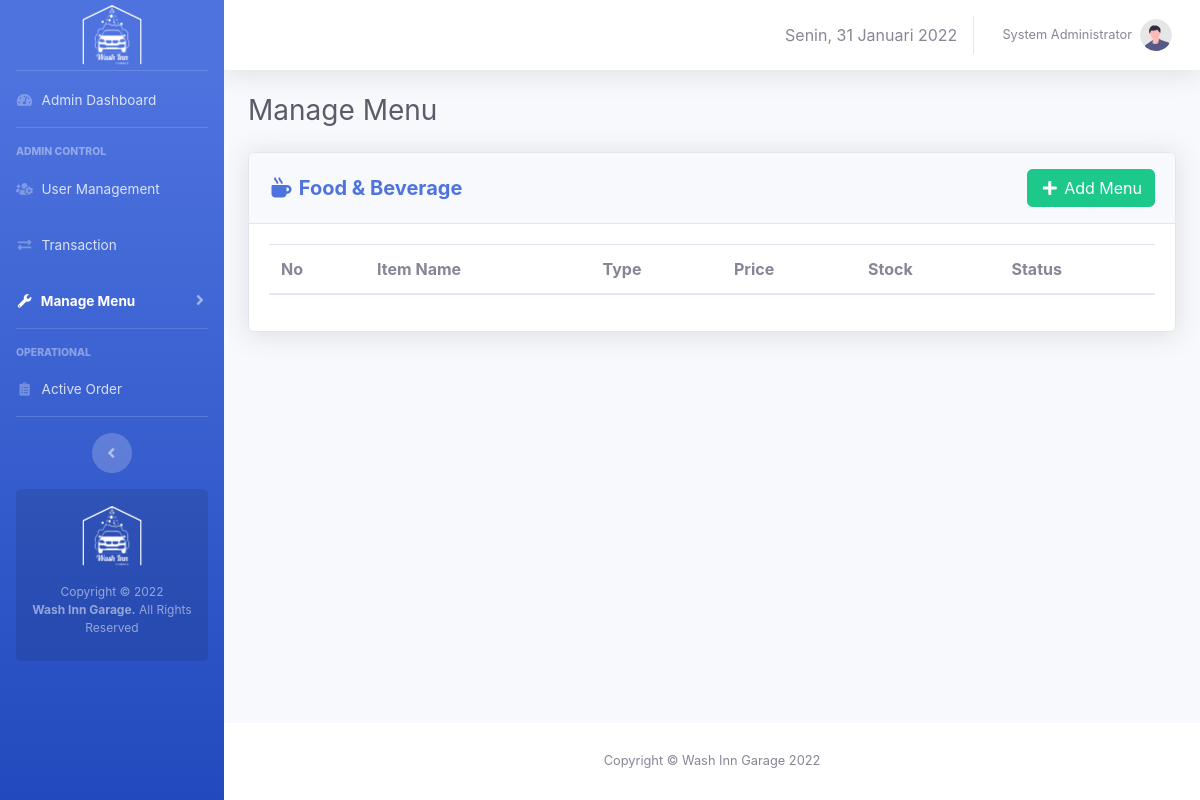
The app's page /admin/fnb-menu.php (signed in), older data.
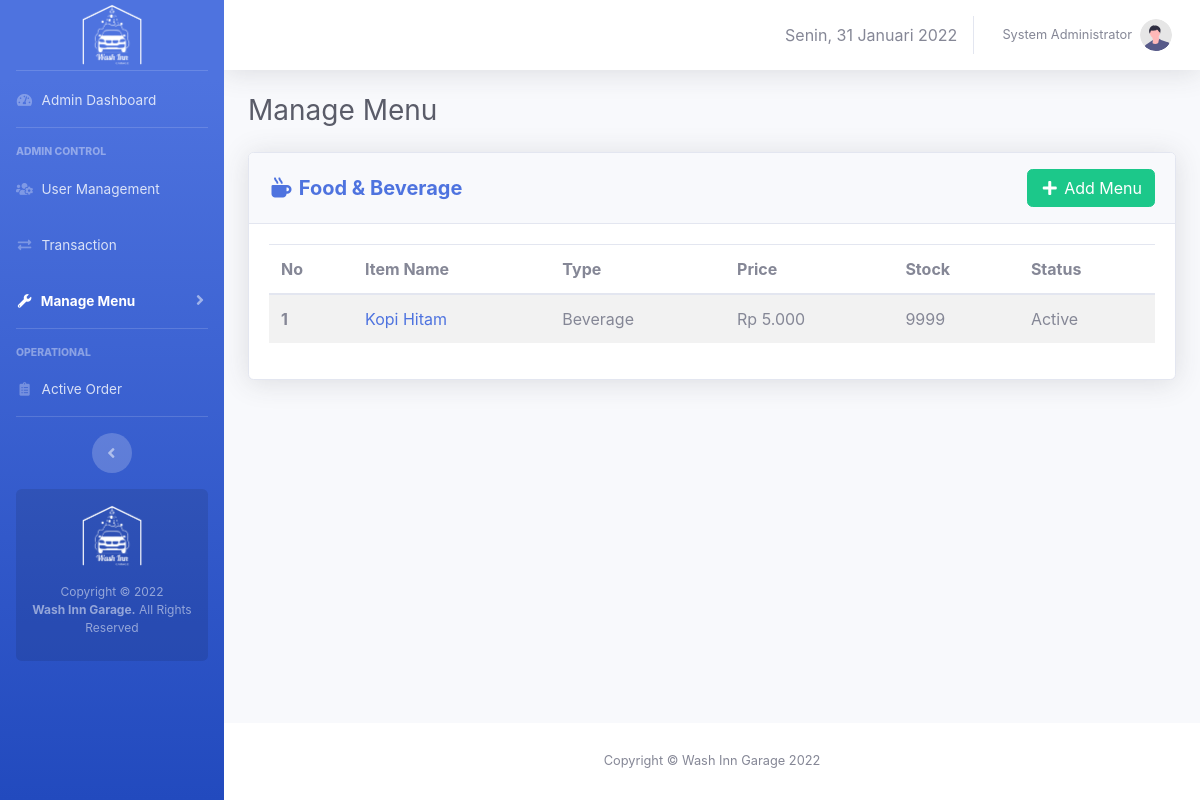
The same page, newer data.
### tables this page shows
CREATE TABLE `users` (
  `id` int(11) NOT NULL,
  `fullname` varchar(50) NOT NULL,
  `email` varchar(50) NOT NULL,
  `phone` varchar(15) NOT NULL DEFAULT 'n/a',
  `username` varchar(50) NOT NULL,
  `role` enum('admin','operator') NOT NULL,
  `password` varchar(255) NOT NULL
);

CREATE TABLE `menus` (
  `id` int(10) NOT NULL,
  `type` enum('service','merchandise','food','beverage') NOT NULL,
  `category` enum('Car','Motorcycle') DEFAULT NULL,
  `name` varchar(50) NOT NULL,
  `price` int(20) NOT NULL,
  `image` varchar(100) DEFAULT NULL,
  `description` varchar(1000) DEFAULT NULL,
  `stock` int(10) DEFAULT NULL,
  `status` enum('active','inactive','out of stock') NOT NULL
);

### core/init.php (called while the page is built, shortened)
<?php
if (!empty($_SERVER['HTTPS']) && ('on' == $_SERVER['HTTPS'])) {
  $home = 'https://';
} else {
  $home = 'http://';
}
$home   .= $_SERVER['HTTP_HOST'] . '/washinngarage';
$assets  = $home . '/assets';

### admin/admin-only.php (called while the page is built)
<?php
	require_once '../core/init.php';
	if (isset($_SESSION['wig_user'])) {
		$username = $_SESSION['wig_user'];
		if (checkRole($username) != 'admin') {
			header("Location: ".$home."/operator/");
		}
	}else{
		header("Location: ".$home."/login.php");
	}
	$current_user = $_SESSION['wig_user']
?>

### core/user.php (called while the page is built, shortened)
<?php
function checkRole($username)
{
	global $link;
	$username = mysqli_real_escape_string($link, $username);
	$query = "SELECT role FROM users WHERE username = '$username'";
	$result = mysqli_query($link, $query);
	$data 	= mysqli_fetch_assoc($result);
	return $data['role'];
}
function getUserByUsername($username){
	global $link;
	$username = mysqli_real_escape_string($link, $username);
	$query = "SELECT * FROM users WHERE username = '$username'";
	$result = mysqli_query($link, $query);
	$data = mysqli_fetch_assoc($result);
	return $data;
}
 ?>

### admin/fnb-menu.php (the view, shortened to what this page needs)
<?php
    require_once 'admin-only.php';
    $activePageLvl=3;
    $i = 1;
    $query_getFnB = "SELECT * FROM menus WHERE type = 'food' OR type = 'beverage'";
    $execute_getFnB = mysqli_query($link, $query_getFnB);
 ?>
 <!DOCTYPE html>
<html>
<head>
    <link rel="stylesheet" type="text/css" href="<?=$assets?>/css/sb-admin-2.min.css">
    <link href="<?=$assets?>/vendor/fontawesome-free/css/all.min.css" rel="stylesheet" type="text/css">
    <link href="<?=$assets?>/vendor/datatables/dataTables.bootstrap4.min.css" rel="stylesheet">
</head>
<body class="page-top">
    <div id="wrapper">
        <?php require_once 'view-template/sidebar.php'; ?>
        <div id="content-wrapper" class="d-flex flex-column">
            <div id="content">
                <?php require_once 'view-template/topbar.php'; ?>
                <div class="container-fluid">
                    <div class="d-sm-flex align-items-center justify-content-between mb-4">
                        <h1 class="h3 mb-0 text-gray-800">Manage Menu </h1>
                    </div>
                    <div class="row">
                        <div class="col-xl-12 col-lg-12" id="panelUtama">
                            <div class="card shadow mb-4">
                                <div
                                    class="card-header py-3 d-flex flex-row align-items-center justify-content-between">
                                    <h5 class="m-0 font-weight-bold text-primary"><i class="fas fa-mug-hot fa-fw"></i> Food & Beverage</h5>
                                    <a data-toggle="modal" data-target="#addMenuModal" class="btn btn-success"><i class="fas fa-plus fa-fw"></i> Add Menu</a>
                                </div>
                                <div class="card-body">
                                    <table class="table table-striped" id="services">
                                      <thead>
                                        <tr>
                                          <th scope="col">No</th>
                                          <th scope="col">Item Name</th>
                                          <th scope="col">Type</th>
                                          <th scope="col">Price</th>
                                          <th scope="col">Stock</th>
                                          <th scope="col">Status</th>
                                        </tr>
                                      </thead>
                                      <tbody>
                                        <?php while ($fnb = mysqli_fetch_assoc($execute_getFnB)) {
                                            $status = ($fnb['status'] == 'active')?'Active':'Inactive';
                                            if ($fnb['type'] == 'food') {
                                                $type = 'Food/Snack';
                                            }elseif($fnb['type'] == 'beverage'){
                                                $type = 'Beverage';
                                            }
                                            $price = 'Rp '.number_format($fnb['price'],0,',','.')
                                        ?>
                                        <tr onclick="openDetail('<?= $fnb['image'].'\',\''.$fnb['name'].'\',\''.$type.'\',\''.$fnb['stock'].'\',\''.$price.'\',\''.$status.'\',\''.$fnb['description'].'\',\''.$fnb['id'].'\',\''.$fnb['price'] ?>')">
                                          <th scope="row"><?= $i ?></th>
                                          <td><a href="#"  class="text-decoration-none"><?= $fnb['name']?></a></td>
                                          <td><?= $type ?></td>
                                          <td><?= $price?></td>
                                          <td><?= $fnb['stock'] ?></td>
                                          <td><?= $status ?></td>
                                        </tr>
                                        <?php $i++;} ?>
                                      </tbody>
                                    </table>
                                </div>
                            </div>
                        </div>
                    </div>
                </div>
            </div>
        <?php require_once "view-template/footer.php" ?>
        </div>
    </div>
</body>
</html>

### admin/view-template/sidebar.php (shortened to what this page needs)
<?php
    if ($activePageLvl == 0) {
        $lvl0 = 'active';
    }elseif ($activePageLvl == 1) {
         $lvl1 = 'active';
    }elseif ($activePageLvl == 2) {
         $lvl2 = 'active';
    }elseif ($activePageLvl == 3) {
         $lvl3 = 'active';
    }elseif ($activePageLvl == 4) {
         $lvl4 = 'active';
    }
?>
<ul class="navbar-nav bg-gradient-primary sidebar sidebar-dark accordion" id="accordionSidebar">
    <a class="sidebar-brand d-flex align-items-center justify-content-center" href="index.html">
        <div class="sidebar-brand-icon">
            <img src="<?=$assets?>/img/logo-white.png" width=60px>
        </div>
    </a>
    <hr class="sidebar-divider my-0">
    <li class="nav-item <?=$lvl0?>">
        <a class="nav-link" href="<?=$home?>/admin">
            <i class="fas fa-fw fa-tachometer-alt"></i>
            <span>Admin Dashboard</span>
        </a>
    </li>
    <hr class="sidebar-divider">
    <div class="sidebar-heading">
        Admin Control
    </div>
    <li class="nav-item <?=$lvl1?>">
        <a class="nav-link" href="manage-user.php">
            <i class="fas fa-fw fa-users-cog"></i>
            <span>User Management</span>
        </a>
    </li>
    <li class="nav-item <?=$lvl2?>">
        <a class="nav-link" href="manage-user.php">
            <i class="fas fa-fw fa-exchange-alt"></i>
            <span>Transaction</span>
        </a>
    </li>
    <li class="nav-item <?=$lvl3?>">
        <a class="nav-link collapsed" href="#" data-toggle="collapse" data-target="#collapseMenu"
            aria-expanded="true" aria-controls="collapseMenu">
            <i class="fas fa-fw fa-wrench"></i>
            <span>Manage Menu</span>
        </a>
    </li>
    <hr class="sidebar-divider">
    <div class="sidebar-heading">
        Operational
    </div>
    <li class="nav-item <?=$lvl4?>">
        <a class="nav-link" href="charts.html">
            <i class="fas fa-fw fa-clipboard-list"></i>
            <span>Active Order</span></a>
    </li>
    <hr class="sidebar-divider d-none d-md-block">
    <div class="text-center d-none d-md-inline">
        <button class="rounded-circle border-0" id="sidebarToggle"></button>
    </div>
    <div class="sidebar-card d-none d-lg-flex">
        <img class="mb-3" src="<?=$assets?>/img/logo-white.png" width=60px>
        <p class="text-center mb-2">Copyright &copy; 2022 <br><strong>Wash Inn Garage.</strong> All Rights Reserved</p>
    </div>
</ul>

### admin/view-template/topbar.php (shortened to what this page needs)
<?php
    $userdetail = getUserByUsername($current_user);
?>
<nav class="navbar navbar-expand navbar-light bg-white topbar mb-4 static-top shadow">
    <ul class="navbar-nav ml-auto">
        <li class="nav-item d-none d-lg-inline my-auto">
            <span id="tgl"></span>
        </li>
        <li class="nav-item dropdown no-arrow">
            <a class="nav-link dropdown-toggle" href="#" id="userDropdown" role="button"
                data-toggle="dropdown" aria-haspopup="true" aria-expanded="false">
                <span class="mr-2 d-none d-lg-inline text-gray-600 small"><?= $userdetail['fullname'] ?></span>
                <img class="img-profile rounded-circle"
                    src="<?=$assets?>/img/undraw_profile.svg">
            </a>
        </li>
    </ul>
</nav>

### admin/view-template/footer.php
<footer class="sticky-footer bg-white">
    <div class="container my-auto">
        <div class="copyright text-center my-auto">
            <span>Copyright &copy; Wash Inn Garage 2022</span>
        </div>
    </div>
</footer>

Row changes from the older to the newer data that the page shows:
now on this page (row edited): menus: name "Kopi Hitam", type "Beverage", price "Rp 5.000", stock "9999", status "Active"
